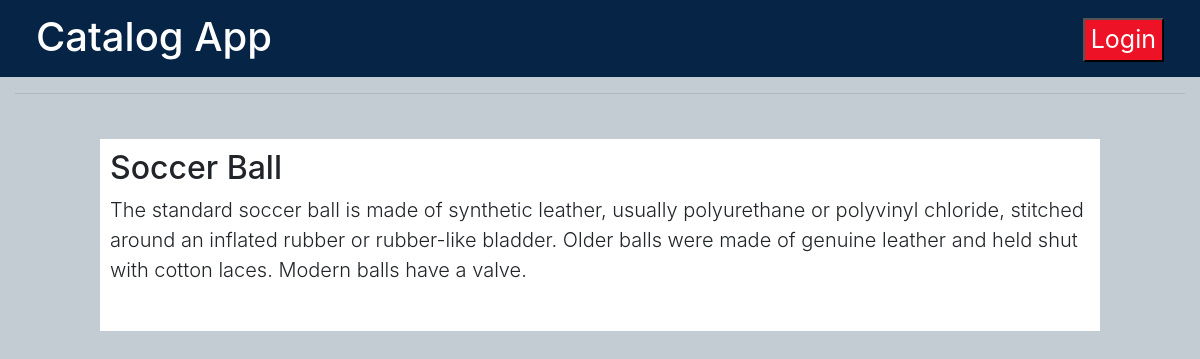
Screenshot of /catalog/Soccer/Soccer Ball/ with the database file from the repository.
### models.py (models this page shows, shortened)
class Items(Base):
    __tablename__ = 'items'
    id = Column(Integer, primary_key=True)
    title = Column(String(100), nullable=False)
    description = Column(String(1000))
    updated = Column(DateTime, default=datetime.datetime.utcnow)
    categories_id = Column(Integer, ForeignKey('categories.id'))
    categories = relationship(Categories)

### application.py (the view)
@app.route('/catalog/<string:category>/<string:item>/')
def itemView(category, item):
    category_id = session.query(Categories).filter_by(name=category).one().id
    item = session.query(Items).filter_by(categories_id=category_id, title=item).one()
    return render_template('item.html', item=item, category=category, login = False if  'username' not in login_session else True)

### templates/item.html (shortened to what this page needs)
{% extends 'base.html' %}
{% block content %}
<h2>{{item.title}}</h2>
<p class="lead">{{item.description}}</p>
{% endblock %}

### static/style.css (style rules this page uses)
body { background-color:#c4ccd3; }

### rows the page displays
Items: title "Soccer Ball", description "The standard soccer ball is made of synthetic leather, usually polyurethane or polyvinyl chloride, stitched around an inflated rubber or rubber-like bladder. Older balls were made of genuine leather and held shut with cotton laces. Modern balls have a valve."
